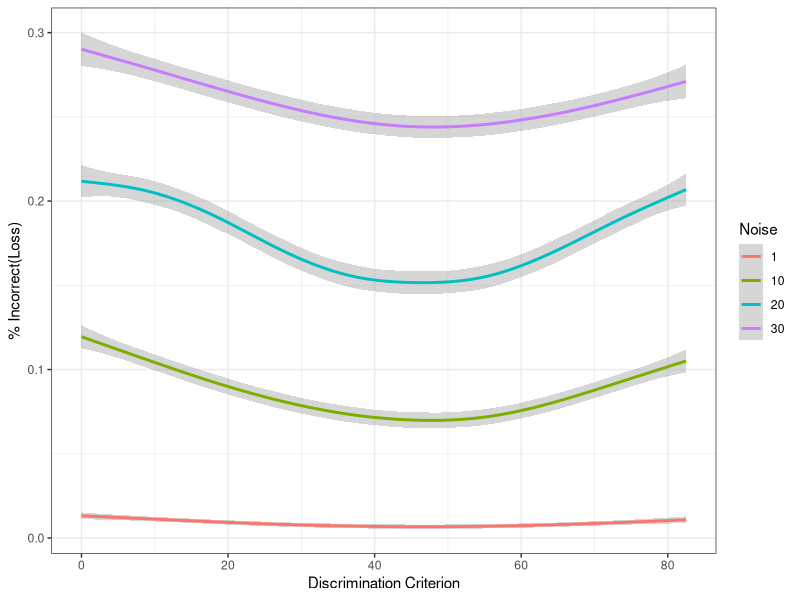

Reproduce this figure in R.
library(tidyverse)

# Natural statistics prior: Girshick et al.(2011, Nat. Neursci.)
Girshick_prior = function(theta){
  p_theta = (2. - abs(sin(theta * pi/90.))) / (360./pi *(pi - 1.)) # degree space
  return(p_theta)
}

# Rejection sampler from the "Girshick prior": may be slower than fancier ways, but still accurate
Girshick_rs = function(n){
  res = vector(len=n)
  for (i in 1:n){
    cont = T
    while (cont){
      s_prop = runif(n=1, min=0, max=180)
      c_prop = runif(n=1, min=0, max=0.009)
      f_prop = Girshick_prior(s_prop)
      if (c_prop < f_prop){ cont = F }
    }
    res[i] = s_prop
  }
  return(res)
}

# Simulation : recover the loss function
N = 20000
criterion = seq(0,82.5,by=7.5)
G_sample  = Girshick_rs(N)
G_sample_n = G_sample + c(rnorm(5000, sd=1),
                          rnorm(5000, sd=10),
                          rnorm(5000, sd=20),
                          rnorm(5000, sd=30))

## Wrap-around correction (assuming no +- 360 outliers!!!)
G_sample_n[G_sample_n > 180] = G_sample_n[G_sample_n > 180] - 180
G_sample_n[G_sample_n < 0] = G_sample_n[G_sample_n < 0] + 180

## % correct as a funciton of criterion
c_calcul  = function(i_s, i_n){
  perf = vector(len=12)
  for (i in 1:12){
    perf[i] = ((criterion[i] < i_s) & (i_s < criterion[i] + 90)) == ((criterion[i] < i_n) & (i_n < criterion[i] + 90))
  }
  return (perf*1)
}

## Simulation
res_perf = vector(len=12*N)
res_crit = vector(len=12*N)
for (i in 1:N){
  res_crit[(12*(i-1)+1):(12*i)] = criterion
  res_perf[(12*(i-1)+1):(12*i)] = c_calcul(G_sample[i], G_sample_n[i])
  if (i %% 1000 == 0){ print(sprintf("Iteration :%d", i)) }
}
res_noise = rep(c(1,10,20,30), each=12*5000)

# Plot
DF = data.frame(Crit = res_crit, Perf = res_perf, Noise=res_noise)
DF$Noise = as.factor(DF$Noise)
DF %>% ggplot(aes(x=Crit,y=1-Perf,col=Noise)) + geom_smooth() + theme_bw() + 
  xlab("Discrimination Criterion") + ylab("% Incorrect(Loss)")
  



